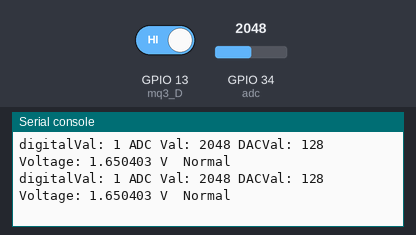
The program below on a simulated ESP32 board running MicroPython. Parts: the last lines printed to the serial console. The test bench sets the inputs (shaded band); at power-on: GPIO 13 (mq3_D) HIGH, GPIO 34 (adc) = 2048 (analog values on the 0–4095 scale).

Above: at 1.2 s.
1.3 s: GPIO 13 (mq3_D) driven LOW
At 1.32 s:
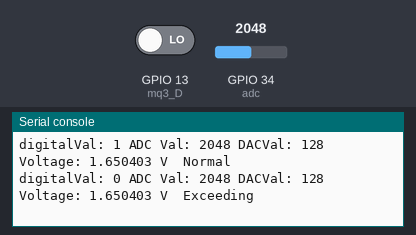
2.8 s: GPIO 34 (adc) set to 2866
At 2.83 s:
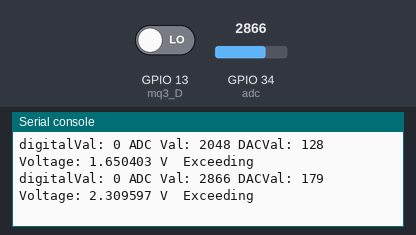
4.3 s: GPIO 34 (adc) set to 3603
At 4.34 s:
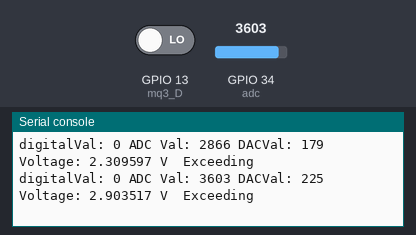
5.8 s: GPIO 13 (mq3_D) driven HIGH
At 5.86 s:
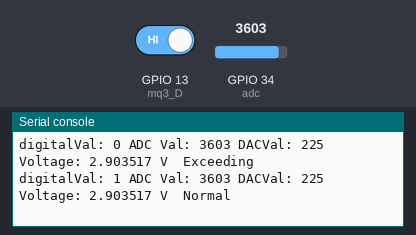
Timing chart, 0 to 8.3 s (numbered marks = the images above; inputs shaded):
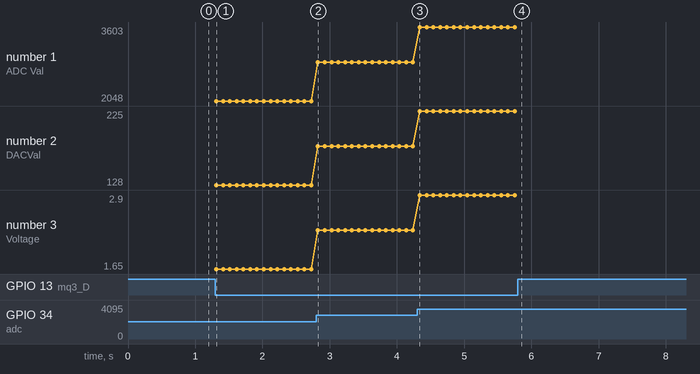

Measured:
- after the input at 1.3 s, the serial console: prints a new line at once (image 1)
- after the input at 2.8 s, the serial console: prints a new line at once (image 2)
- after the input at 4.3 s, the serial console: prints a new line at once (image 3)
- after the input at 5.8 s, the serial console: prints a new line after 0.05 s (image 4)
- plotted number 1: 2048 → 2866 after the input at 2.8 s, 2866 → 3603 after the input at 4.3 s
- plotted number 2: 128 → 179 after the input at 2.8 s, 179 → 225 after the input at 4.3 s
- plotted number 3: 1.65 → 2.31 after the input at 2.8 s, 2.31 → 2.9 after the input at 4.3 s

The program:

lesson_28_MQ-3.py
```python
# Import Pin, ADC and DAC modules.
from machine import ADC,Pin,DAC
import time

mq3_D = Pin(13, Pin.IN)
# Turn on and configure the ADC with the range of 0-3.3V
adc=ADC(Pin(34))
adc.atten(ADC.ATTN_11DB)
adc.width(ADC.WIDTH_12BIT)

# Read digital value and ADC value once every 0.1seconds, convert ADC value to DAC value and Voltage value and output it,
# and print these data to “Shell”.

while True:
    digitalVal = mq3_D.value()
    adcVal=adc.read()
    dacVal=adcVal//16
    voltage = adcVal / 4095.0 * 3.3
    print("digitalVal:",digitalVal,"ADC Val:",adcVal,"DACVal:",dacVal,"Voltage:",voltage,"V", end = "  ")
    if digitalVal == 0:
        print("Exceeding")
    else:
        print("Normal")
    time.sleep(0.1)
```
